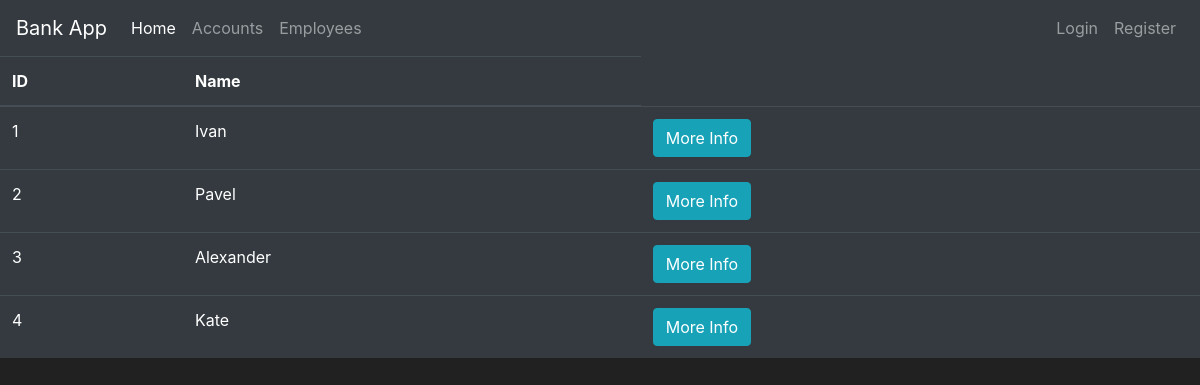
Page /employees on the earlier database version.
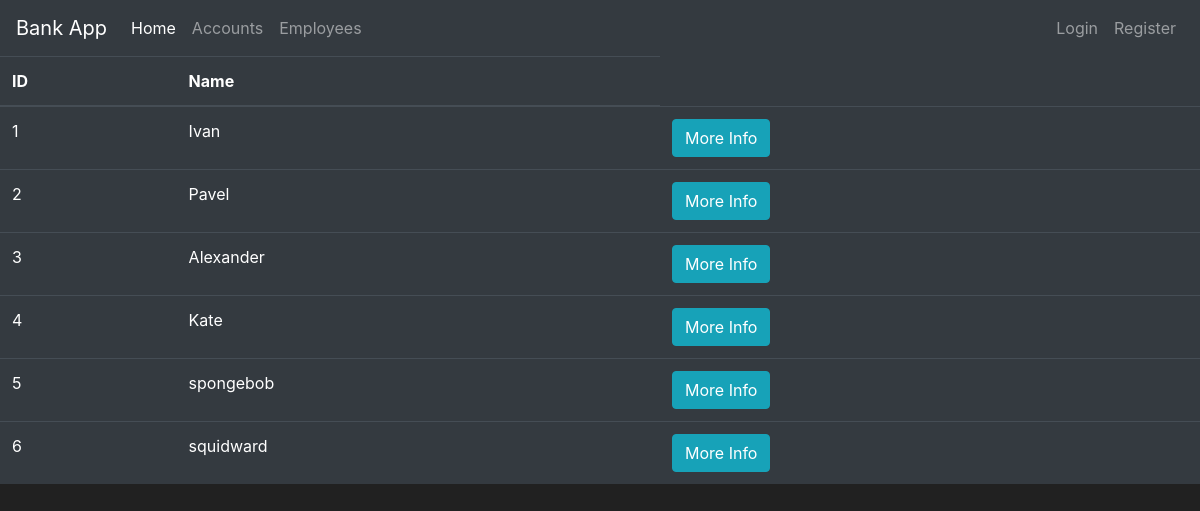
Same page on the later database version.
### bank/models.py (models this page shows, shortened)
class Employee(db.Model):
    id = db.Column(db.Integer(), primary_key=True)
    name = db.Column(db.String(225), nullable=False)
    position = db.Column(db.String(60), nullable=False)

### bank/routes.py (the view)
@app.route("/employees")
def employees_page():
    employees = Employee.query.all()
    return render_template('employees.html', employees=employees)

### bank/templates/employees.html (shortened to what this page needs)
{% extends "layout.html" %}
{% block body %}
<table class="table table-hover table-dark">
    <thead>
    <tr>
        <th scope="col">ID</th>
        <th scope="col">Name</th>
    </tr>
    </thead>
    <tbody>
    {% for employee in employees %}
    <tr>
        <td>{{ employee.id }}</td>
        <td>{{ employee.name }}</td>
        <td>
            <button class="btn btn-outline btn-info">More Info</button>
        </td>
    </tr>
    {% endfor %}
    </tbody>
</table>
{% endblock %}

### bank/templates/layout.html (shortened to what this page needs)
<!doctype html>
<html lang="en">
<head>
    <link rel="stylesheet" href="https://cdn.jsdelivr.net/npm/bootstrap@4.5.3/dist/css/bootstrap.min.css"
>
</head>
<body>
<nav class="navbar navbar-expand-md navbar-dark bg-dark">
    <a class="navbar-brand" href="{{ url_for('home_page') }}">Bank App</a>
    <div class="collapse navbar-collapse" id="navbarNav">
        <ul class="navbar-nav mr-auto">
            <li class="nav-item active">
                <a class="nav-link" href="{{ url_for('home_page') }}">Home <span class="sr-only">(current)</span></a>
            </li>
            <li class="nav-item">
                <a class="nav-link" href="{{ url_for('accounts_page') }}">Accounts</a>
            </li>
            <li class="nav-item">
                <a class="nav-link" href="{{ url_for('employees_page') }}">Employees</a>
            </li>
        </ul>
        <ul class="navbar-nav">
            <li class="nav-item">
                <a class="nav-link" href="#">Login</a>
            </li>
            <li class="nav-item">
                <a class="nav-link" href="{{ url_for('register_page') }}">Register</a>
            </li>
        </ul>
    </div>
</nav>
{% block body %}
{% endblock %}
</body>
</html>

### bank/templates/layout.html (style rules this page uses)
body { background-color: #212121; color: white }

Differences in the rows shown:
added Employee: id "5", name "spongebob"
added Employee: id "6", name "squidward"
